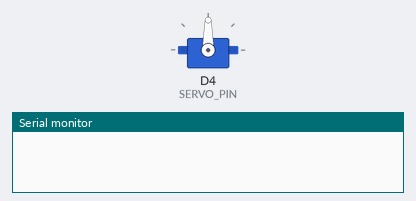
A sketch run on a simulated ESP8266 (NodeMCU). Parts: servo, the last lines printed to the serial monitor.

Above: at 0.05 s.
At 6.95 s:
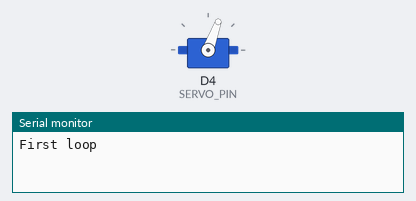
At 14.0 s:
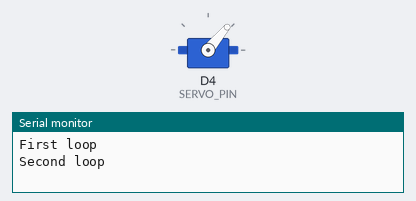
At 27.95 s:
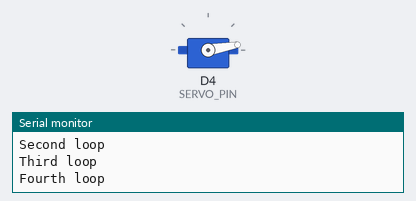
Timing chart, 0 to 42.9 s (numbered marks = the images above):
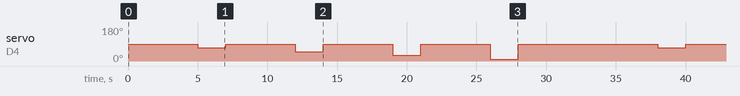

Measured:
- by itself, servo on D4 (SERVO_PIN): repeats every 33.0 s: 90° 5.0 s, 50° 2.0 s, 90° 5.0 s, 30° 2.0 s, 90° 5.0 s, 10° 2.0 s, 90° 10.0 s, 70° 2.0 s

The sketch:

catFeederTest.ino
```cpp
#include <Servo.h>

#define SERVO_PIN D4
#define STOP 90

#define SERIAL_SPEED 115200
#define LOOP_TIME 5000

Servo myservo;

void rotateServo(const int speed, const int time) {
  myservo.write(speed);
  delay(time);
  myservo.write(STOP);
}

void setup() {
  Serial.begin(SERIAL_SPEED);
  Serial.println();

  myservo.attach(SERVO_PIN);
  myservo.write(STOP);
}

void loop() {
  delay(LOOP_TIME);

  Serial.println("First loop");
  rotateServo(70, 2000);
  delay(LOOP_TIME);

  Serial.println("Second loop");
  rotateServo(50, 2000);
  delay(LOOP_TIME);

  Serial.println("Third loop");
  rotateServo(30, 2000);
  delay(LOOP_TIME);

  Serial.println("Fourth loop");
  rotateServo(10, 2000);
  delay(LOOP_TIME);
}
```
